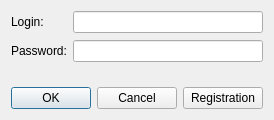
<?xml version="1.0" encoding="UTF-8"?>
<ui version="4.0">
 <class>LoginForm</class>
 <widget class="QWidget" name="LoginForm">
  <property name="geometry">
   <rect>
    <x>0</x>
    <y>0</y>
    <width>272</width>
    <height>120</height>
   </rect>
  </property>
  <property name="windowTitle">
   <string>Form</string>
  </property>
  <layout class="QVBoxLayout" name="verticalLayout">
   <item>
    <layout class="QFormLayout" name="formLayout">
     <property name="verticalSpacing">
      <number>7</number>
     </property>
     <item row="0" column="0">
      <widget class="QLabel" name="label">
       <property name="text">
        <string>Login:</string>
       </property>
      </widget>
     </item>
     <item row="1" column="0">
      <widget class="QLabel" name="label_2">
       <property name="text">
        <string>Password:</string>
       </property>
      </widget>
     </item>
     <item row="0" column="1">
      <widget class="QLineEdit" name="loginEdit"/>
     </item>
     <item row="1" column="1">
      <widget class="QLineEdit" name="passwordEdit">
       <property name="text">
        <string/>
       </property>
       <property name="echoMode">
        <enum>QLineEdit::Password</enum>
       </property>
      </widget>
     </item>
    </layout>
   </item>
   <item>
    <spacer name="verticalSpacer">
     <property name="orientation">
      <enum>Qt::Vertical</enum>
     </property>
     <property name="sizeHint" stdset="0">
      <size>
       <width>20</width>
       <height>40</height>
      </size>
     </property>
    </spacer>
   </item>
   <item>
    <layout class="QHBoxLayout" name="horizontalLayout_2" stretch="1,0">
     <item>
      <widget class="QDialogButtonBox" name="buttonBox">
       <property name="standardButtons">
        <set>QDialogButtonBox::Cancel|QDialogButtonBox::Ok</set>
       </property>
      </widget>
     </item>
     <item>
      <widget class="QPushButton" name="registrationPushButton">
       <property name="text">
        <string>Registration</string>
       </property>
      </widget>
     </item>
    </layout>
   </item>
  </layout>
 </widget>
 <resources/>
 <connections/>
</ui>
